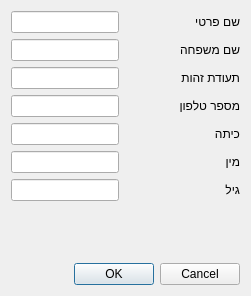
<?xml version="1.0" encoding="UTF-8"?>
<ui version="4.0">
 <class>add_student</class>
 <widget class="QDialog" name="add_student">
  <property name="geometry">
   <rect>
    <x>0</x>
    <y>0</y>
    <width>251</width>
    <height>296</height>
   </rect>
  </property>
  <property name="windowTitle">
   <string>כרטיס חניך</string>
  </property>
  <property name="layoutDirection">
   <enum>Qt::LeftToRight</enum>
  </property>
  <layout class="QHBoxLayout" name="horizontalLayout">
   <item>
    <layout class="QVBoxLayout" name="verticalLayout">
     <item>
      <layout class="QFormLayout" name="formLayout">
       <item row="0" column="0">
        <widget class="QLineEdit" name="lineEdit"/>
       </item>
       <item row="0" column="1">
        <widget class="QLabel" name="label">
         <property name="text">
          <string>שם פרטי</string>
         </property>
        </widget>
       </item>
       <item row="1" column="0">
        <widget class="QLineEdit" name="lineEdit_2"/>
       </item>
       <item row="1" column="1">
        <widget class="QLabel" name="label_2">
         <property name="text">
          <string>שם משפחה</string>
         </property>
        </widget>
       </item>
       <item row="2" column="0">
        <widget class="QLineEdit" name="lineEdit_3"/>
       </item>
       <item row="2" column="1">
        <widget class="QLabel" name="label_3">
         <property name="text">
          <string>תעודת זהות</string>
         </property>
        </widget>
       </item>
       <item row="3" column="0">
        <widget class="QLineEdit" name="lineEdit_4"/>
       </item>
       <item row="3" column="1">
        <widget class="QLabel" name="label_4">
         <property name="text">
          <string>מספר טלפון</string>
         </property>
        </widget>
       </item>
       <item row="4" column="0">
        <widget class="QLineEdit" name="lineEdit_5"/>
       </item>
       <item row="4" column="1">
        <widget class="QLabel" name="label_5">
         <property name="text">
          <string>כיתה</string>
         </property>
        </widget>
       </item>
       <item row="5" column="0">
        <widget class="QLineEdit" name="lineEdit_6"/>
       </item>
       <item row="5" column="1">
        <widget class="QLabel" name="label_6">
         <property name="text">
          <string>מין</string>
         </property>
        </widget>
       </item>
       <item row="6" column="0">
        <widget class="QLineEdit" name="lineEdit_7"/>
       </item>
       <item row="6" column="1">
        <widget class="QLabel" name="label_7">
         <property name="text">
          <string>גיל</string>
         </property>
        </widget>
       </item>
      </layout>
     </item>
     <item>
      <widget class="QDialogButtonBox" name="buttonBox">
       <property name="standardButtons">
        <set>QDialogButtonBox::Cancel|QDialogButtonBox::Ok</set>
       </property>
      </widget>
     </item>
    </layout>
   </item>
  </layout>
 </widget>
 <resources/>
 <connections>
  <connection>
   <sender>lineEdit</sender>
   <signal>textEdited(QString)</signal>
   <receiver>label</receiver>
   <slot>setText(QString)</slot>
   <hints>
    <hint type="sourcelabel">
     <x>118</x>
     <y>22</y>
    </hint>
    <hint type="destinationlabel">
     <x>226</x>
     <y>29</y>
    </hint>
   </hints>
  </connection>
  <connection>
   <sender>lineEdit_2</sender>
   <signal>textEdited(QString)</signal>
   <receiver>label_2</receiver>
   <slot>setText(QString)</slot>
   <hints>
    <hint type="sourcelabel">
     <x>83</x>
     <y>52</y>
    </hint>
    <hint type="destinationlabel">
     <x>169</x>
     <y>54</y>
    </hint>
   </hints>
  </connection>
  <connection>
   <sender>lineEdit_3</sender>
   <signal>textEdited(QString)</signal>
   <receiver>label_3</receiver>
   <slot>setText(QString)</slot>
   <hints>
    <hint type="sourcelabel">
     <x>113</x>
     <y>88</y>
    </hint>
    <hint type="destinationlabel">
     <x>172</x>
     <y>95</y>
    </hint>
   </hints>
  </connection>
  <connection>
   <sender>lineEdit_4</sender>
   <signal>textEdited(QString)</signal>
   <receiver>label_4</receiver>
   <slot>setText(QString)</slot>
   <hints>
    <hint type="sourcelabel">
     <x>134</x>
     <y>117</y>
    </hint>
    <hint type="destinationlabel">
     <x>197</x>
     <y>120</y>
    </hint>
   </hints>
  </connection>
  <connection>
   <sender>lineEdit_5</sender>
   <signal>textEdited(QString)</signal>
   <receiver>label_5</receiver>
   <slot>setText(QString)</slot>
   <hints>
    <hint type="sourcelabel">
     <x>87</x>
     <y>151</y>
    </hint>
    <hint type="destinationlabel">
     <x>188</x>
     <y>154</y>
    </hint>
   </hints>
  </connection>
  <connection>
   <sender>lineEdit_6</sender>
   <signal>textEdited(QString)</signal>
   <receiver>label_6</receiver>
   <slot>setText(QString)</slot>
   <hints>
    <hint type="sourcelabel">
     <x>85</x>
     <y>175</y>
    </hint>
    <hint type="destinationlabel">
     <x>231</x>
     <y>185</y>
    </hint>
   </hints>
  </connection>
  <connection>
   <sender>lineEdit_7</sender>
   <signal>textEdited(QString)</signal>
   <receiver>label_7</receiver>
   <slot>setText(QString)</slot>
   <hints>
    <hint type="sourcelabel">
     <x>106</x>
     <y>210</y>
    </hint>
    <hint type="destinationlabel">
     <x>184</x>
     <y>217</y>
    </hint>
   </hints>
  </connection>
 </connections>
</ui>
